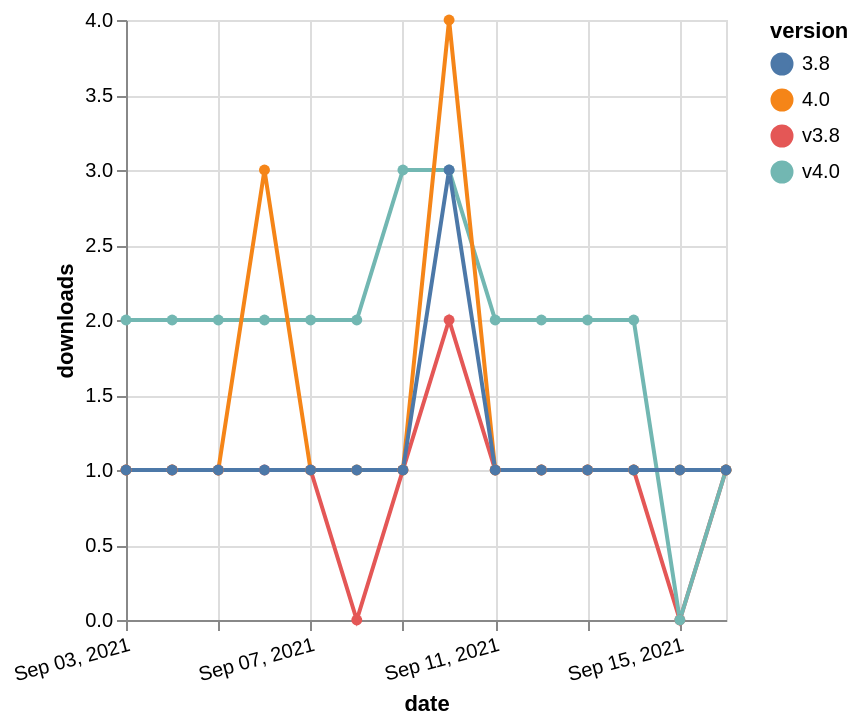

Vega-Lite specification stored for this chart:
### Vega-Lite specification from a JSON file in a GitHub repository (floating-point values rounded to 4 significant figures)
{"$schema": "https://vega.github.io/schema/vega-lite/v5.json", "description": "A simple bar chart with embedded data.", "data": {"values": [{"date": "2021-09-03", "total": 212, "delta": 1, "version": "v3.8"}, {"date": "2021-09-04", "total": 213, "delta": 1, "version": "v3.8"}, {"date": "2021-09-05", "total": 214, "delta": 1, "version": "v3.8"}, {"date": "2021-09-06", "total": 215, "delta": 1, "version": "v3.8"}, {"date": "2021-09-07", "total": 216, "delta": 1, "version": "v3.8"}, {"date": "2021-09-08", "total": 216, "delta": 0, "version": "v3.8"}, {"date": "2021-09-09", "total": 217, "delta": 1, "version": "v3.8"}, {"date": "2021-09-10", "total": 219, "delta": 2, "version": "v3.8"}, {"date": "2021-09-11", "total": 220, "delta": 1, "version": "v3.8"}, {"date": "2021-09-12", "total": 221, "delta": 1, "version": "v3.8"}, {"date": "2021-09-13", "total": 222, "delta": 1, "version": "v3.8"}, {"date": "2021-09-14", "total": 223, "delta": 1, "version": "v3.8"}, {"date": "2021-09-15", "total": 223, "delta": 0, "version": "v3.8"}, {"date": "2021-09-16", "total": 224, "delta": 1, "version": "v3.8"}, {"date": "2021-09-03", "total": 2027, "delta": 2, "version": "v4.0"}, {"date": "2021-09-04", "total": 2029, "delta": 2, "version": "v4.0"}, {"date": "2021-09-05", "total": 2031, "delta": 2, "version": "v4.0"}, {"date": "2021-09-06", "total": 2033, "delta": 2, "version": "v4.0"}, {"date": "2021-09-07", "total": 2035, "delta": 2, "version": "v4.0"}, {"date": "2021-09-08", "total": 2037, "delta": 2, "version": "v4.0"}, {"date": "2021-09-09", "total": 2040, "delta": 3, "version": "v4.0"}, {"date": "2021-09-10", "total": 2043, "delta": 3, "version": "v4.0"}, {"date": "2021-09-11", "total": 2045, "delta": 2, "version": "v4.0"}, {"date": "2021-09-12", "total": 2047, "delta": 2, "version": "v4.0"}, {"date": "2021-09-13", "total": 2049, "delta": 2, "version": "v4.0"}, {"date": "2021-09-14", "total": 2051, "delta": 2, "version": "v4.0"}, {"date": "2021-09-15", "total": 2051, "delta": 0, "version": "v4.0"}, {"date": "2021-09-16", "total": 2052, "delta": 1, "version": "v4.0"}, {"date": "2021-09-03", "total": 298, "delta": 1, "version": "4.0"}, {"date": "2021-09-04", "total": 299, "delta": 1, "version": "4.0"}, {"date": "2021-09-05", "total": 300, "delta": 1, "version": "4.0"}, {"date": "2021-09-06", "total": 303, "delta": 3, "version": "4.0"}, {"date": "2021-09-07", "total": 304, "delta": 1, "version": "4.0"}, {"date": "2021-09-08", "total": 305, "delta": 1, "version": "4.0"}, {"date": "2021-09-09", "total": 306, "delta": 1, "version": "4.0"}, {"date": "2021-09-10", "total": 310, "delta": 4, "version": "4.0"}, {"date": "2021-09-11", "total": 311, "delta": 1, "version": "4.0"}, {"date": "2021-09-12", "total": 312, "delta": 1, "version": "4.0"}, {"date": "2021-09-13", "total": 313, "delta": 1, "version": "4.0"}, {"date": "2021-09-14", "total": 314, "delta": 1, "version": "4.0"}, {"date": "2021-09-15", "total": 315, "delta": 1, "version": "4.0"}, {"date": "2021-09-16", "total": 316, "delta": 1, "version": "4.0"}, {"date": "2021-09-03", "total": 367, "delta": 1, "version": "3.8"}, {"date": "2021-09-04", "total": 368, "delta": 1, "version": "3.8"}, {"date": "2021-09-05", "total": 369, "delta": 1, "version": "3.8"}, {"date": "2021-09-06", "total": 370, "delta": 1, "version": "3.8"}, {"date": "2021-09-07", "total": 371, "delta": 1, "version": "3.8"}, {"date": "2021-09-08", "total": 372, "delta": 1, "version": "3.8"}, {"date": "2021-09-09", "total": 373, "delta": 1, "version": "3.8"}, {"date": "2021-09-10", "total": 376, "delta": 3, "version": "3.8"}, {"date": "2021-09-11", "total": 377, "delta": 1, "version": "3.8"}, {"date": "2021-09-12", "total": 378, "delta": 1, "version": "3.8"}, {"date": "2021-09-13", "total": 379, "delta": 1, "version": "3.8"}, {"date": "2021-09-14", "total": 380, "delta": 1, "version": "3.8"}, {"date": "2021-09-15", "total": 381, "delta": 1, "version": "3.8"}, {"date": "2021-09-16", "total": 382, "delta": 1, "version": "3.8"}]}, "width": "container", "mark": {"type": "line", "point": {"filled": true}}, "encoding": {"x": {"field": "date", "type": "temporal", "timeUnit": "yearmonthdate", "title": "date", "axis": {"labelAngle": -15}}, "y": {"field": "delta", "type": "quantitative", "title": "downloads"}, "color": {"field": "version", "type": "nominal"}, "tooltip": {"field": "delta"}}}
